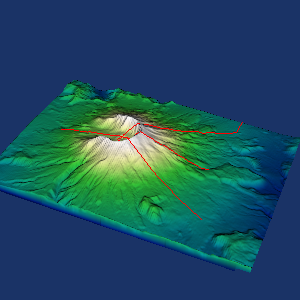

Recreate this plot in Python.
#!/usr/bin/env python

# Demonstrate vtkProjectedTerrainPath projecting paths onto DEM terrain data
# using the hug projection mode.

# Factory overrides
import vtkmodules.vtkInteractionStyle  # noqa: F401
import vtkmodules.vtkRenderingFreeType  # noqa: F401
import vtkmodules.vtkRenderingOpenGL2  # noqa: F401

import os

from vtkmodules.vtkCommonCore import (
    vtkLookupTable,
    vtkPoints,
)
from vtkmodules.vtkCommonDataModel import (
    vtkCellArray,
    vtkPolyData,
)
from vtkmodules.vtkFiltersCore import vtkPolyDataNormals
from vtkmodules.vtkFiltersGeneral import vtkWarpScalar
from vtkmodules.vtkFiltersGeometry import vtkImageDataGeometryFilter
from vtkmodules.vtkFiltersHybrid import vtkProjectedTerrainPath
from vtkmodules.vtkIOImage import vtkDEMReader
from vtkmodules.vtkRenderingCore import (
    vtkActor,
    vtkPolyDataMapper,
    vtkRenderWindow,
    vtkRenderWindowInteractor,
    vtkRenderer,
)
from vtkmodules.vtkRenderingLOD import vtkLODActor

data_dir = os.environ.get("VPE_DATA_DIR", os.path.dirname(os.path.abspath(__file__)))

# Lookup table for elevation coloring
lut = vtkLookupTable()
lut.SetHueRange(0.6, 0)
lut.SetSaturationRange(1.0, 0)
lut.SetValueRange(0.5, 1.0)

# Read DEM data
dem_reader = vtkDEMReader()
dem_reader.SetFileName(os.path.join(data_dir, "SainteHelens.dem"))
dem_reader.Update()

lo = dem_reader.GetOutput().GetScalarRange()[0]
hi = dem_reader.GetOutput().GetScalarRange()[1]

# Convert to geometry and warp by elevation
surface = vtkImageDataGeometryFilter()
surface.SetInputConnection(dem_reader.GetOutputPort())

warp = vtkWarpScalar()
warp.SetInputConnection(surface.GetOutputPort())
warp.SetScaleFactor(1)
warp.UseNormalOn()
warp.SetNormal(0, 0, 1)

normals = vtkPolyDataNormals()
normals.SetInputConnection(warp.GetOutputPort())
normals.SetFeatureAngle(60)
normals.SplittingOff()

dem_mapper = vtkPolyDataMapper()
dem_mapper.SetInputConnection(normals.GetOutputPort())
dem_mapper.SetScalarRange(lo, hi)
dem_mapper.SetLookupTable(lut)

dem_actor = vtkLODActor()
dem_actor.SetMapper(dem_mapper)

# Create terrain paths
pts = vtkPoints()
pts.InsertNextPoint(562669, 5.1198e+006, 1992.77)
pts.InsertNextPoint(562801, 5.11618e+006, 2534.97)
pts.InsertNextPoint(562913, 5.11157e+006, 1911.1)
pts.InsertNextPoint(559849, 5.11083e+006, 1681.34)
pts.InsertNextPoint(562471, 5.11633e+006, 2593.57)
pts.InsertNextPoint(563223, 5.11616e+006, 2598.31)
pts.InsertNextPoint(566579, 5.11127e+006, 1697.83)
pts.InsertNextPoint(569000, 5.11127e+006, 1697.83)

lines = vtkCellArray()
lines.InsertNextCell(3)
lines.InsertCellPoint(0)
lines.InsertCellPoint(1)
lines.InsertCellPoint(2)
lines.InsertNextCell(5)
lines.InsertCellPoint(3)
lines.InsertCellPoint(4)
lines.InsertCellPoint(5)
lines.InsertCellPoint(6)
lines.InsertCellPoint(7)

terrain_paths = vtkPolyData()
terrain_paths.SetPoints(pts)
terrain_paths.SetLines(lines)

# Project paths onto terrain
projected_paths = vtkProjectedTerrainPath()
projected_paths.SetInputData(terrain_paths)
projected_paths.SetSourceConnection(dem_reader.GetOutputPort())
projected_paths.SetHeightOffset(25)
projected_paths.SetHeightTolerance(5)
projected_paths.SetProjectionModeToNonOccluded()
projected_paths.SetProjectionModeToHug()

path_mapper = vtkPolyDataMapper()
path_mapper.SetInputConnection(projected_paths.GetOutputPort())

paths_actor = vtkActor()
paths_actor.SetMapper(path_mapper)
paths_actor.GetProperty().SetColor(1, 0, 0)

# Renderer
renderer = vtkRenderer()
renderer.AddActor(dem_actor)
renderer.AddActor(paths_actor)
renderer.SetBackground(0.1, 0.2, 0.4)

# Window
render_window = vtkRenderWindow()
render_window.AddRenderer(renderer)
render_window.SetSize(300, 300)
render_window.SetWindowName("projected terrain path")

# Interactor
interactor = vtkRenderWindowInteractor()
interactor.SetRenderWindow(render_window)
interactor.SetDesiredUpdateRate(5)

# Scene
renderer.GetActiveCamera().SetViewUp(0, 0, 1)
renderer.GetActiveCamera().SetPosition(-99900, -21354, 131801)
renderer.GetActiveCamera().SetFocalPoint(41461, 41461, 2815)
renderer.ResetCamera()
renderer.GetActiveCamera().Dolly(1.2)
renderer.ResetCameraClippingRange()

interactor.Initialize()
interactor.Start()
